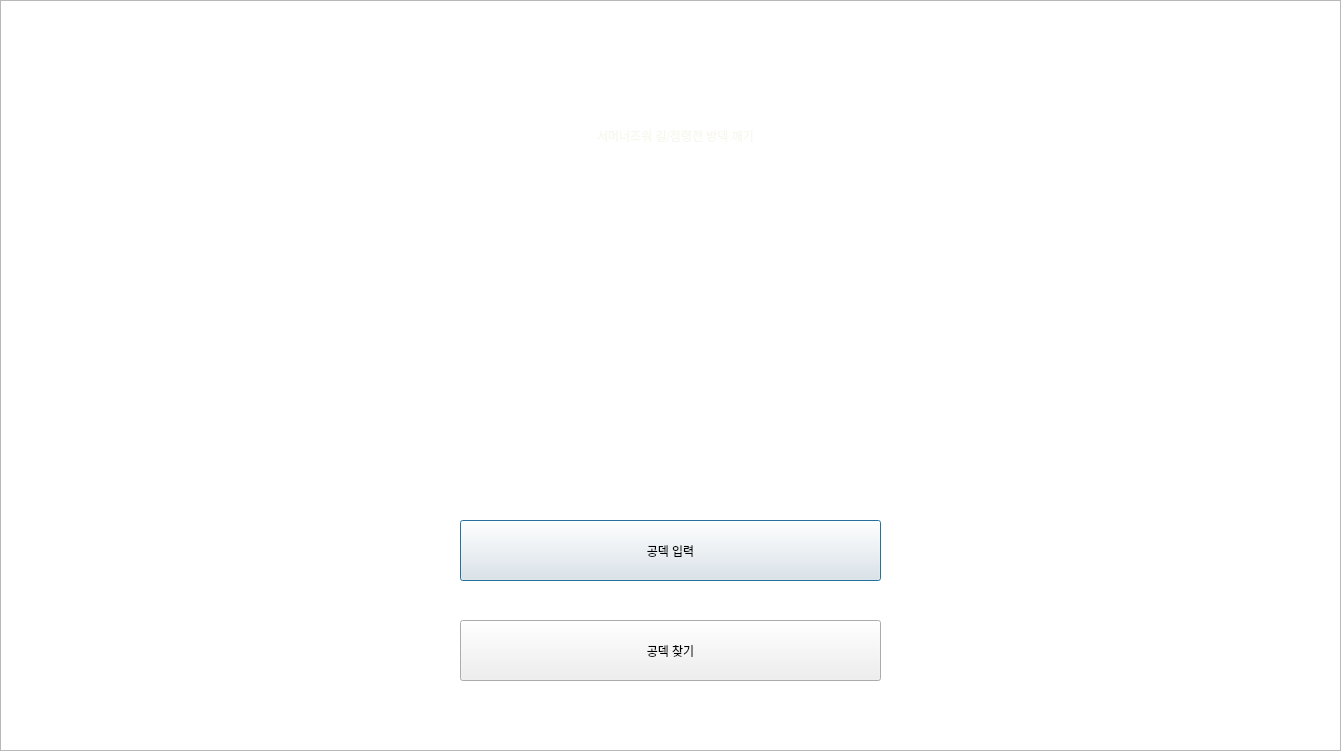
<?xml version="1.0" encoding="UTF-8"?>
<ui version="4.0">
 <class>m_dialog</class>
 <widget class="QDialog" name="m_dialog">
  <property name="geometry">
   <rect>
    <x>0</x>
    <y>0</y>
    <width>1341</width>
    <height>751</height>
   </rect>
  </property>
  <property name="minimumSize">
   <size>
    <width>1341</width>
    <height>751</height>
   </size>
  </property>
  <property name="maximumSize">
   <size>
    <width>1341</width>
    <height>751</height>
   </size>
  </property>
  <property name="windowTitle">
   <string>Dialog</string>
  </property>
  <widget class="QLabel" name="label">
   <property name="geometry">
    <rect>
     <x>210</x>
     <y>90</y>
     <width>931</width>
     <height>91</height>
    </rect>
   </property>
   <property name="styleSheet">
    <string notr="true">color: rgb(247, 247, 238);
font: 36pt &quot;배달의민족 도현&quot;;</string>
   </property>
   <property name="text">
    <string>서머너즈워 길/점령전 방덱 깨기</string>
   </property>
   <property name="alignment">
    <set>Qt::AlignCenter</set>
   </property>
  </widget>
  <widget class="QPushButton" name="a_input">
   <property name="geometry">
    <rect>
     <x>460</x>
     <y>520</y>
     <width>421</width>
     <height>61</height>
    </rect>
   </property>
   <property name="minimumSize">
    <size>
     <width>421</width>
     <height>61</height>
    </size>
   </property>
   <property name="maximumSize">
    <size>
     <width>421</width>
     <height>61</height>
    </size>
   </property>
   <property name="acceptDrops">
    <bool>false</bool>
   </property>
   <property name="styleSheet">
    <string notr="true">font: 20pt &quot;배달의민족 도현&quot;;</string>
   </property>
   <property name="text">
    <string>공덱 입력</string>
   </property>
   <property name="checkable">
    <bool>false</bool>
   </property>
   <property name="checked">
    <bool>false</bool>
   </property>
   <property name="autoRepeat">
    <bool>false</bool>
   </property>
   <property name="autoExclusive">
    <bool>false</bool>
   </property>
   <property name="default">
    <bool>false</bool>
   </property>
  </widget>
  <widget class="QPushButton" name="a_search">
   <property name="geometry">
    <rect>
     <x>460</x>
     <y>620</y>
     <width>421</width>
     <height>61</height>
    </rect>
   </property>
   <property name="minimumSize">
    <size>
     <width>421</width>
     <height>61</height>
    </size>
   </property>
   <property name="maximumSize">
    <size>
     <width>421</width>
     <height>61</height>
    </size>
   </property>
   <property name="styleSheet">
    <string notr="true">font: 20pt &quot;배달의민족 도현&quot;;</string>
   </property>
   <property name="text">
    <string>공덱 찾기</string>
   </property>
  </widget>
  <widget class="QGraphicsView" name="graphicsView">
   <property name="geometry">
    <rect>
     <x>0</x>
     <y>0</y>
     <width>1341</width>
     <height>751</height>
    </rect>
   </property>
   <property name="minimumSize">
    <size>
     <width>1341</width>
     <height>751</height>
    </size>
   </property>
   <property name="maximumSize">
    <size>
     <width>1341</width>
     <height>751</height>
    </size>
   </property>
   <property name="styleSheet">
    <string notr="true">background-image: url(:/image/KakaoTalk_20200920_123437693.png);</string>
   </property>
  </widget>
  <zorder>graphicsView</zorder>
  <zorder>label</zorder>
  <zorder>a_input</zorder>
  <zorder>a_search</zorder>
 </widget>
 <resources>
  <include location="main_background.qrc"/>
 </resources>
 <connections/>
</ui>
